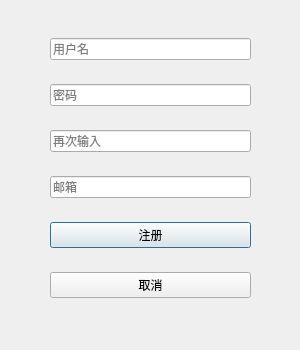
<?xml version="1.0" encoding="UTF-8"?>
<ui version="4.0">
 <class>Register</class>
 <widget class="QDialog" name="Register">
  <property name="geometry">
   <rect>
    <x>0</x>
    <y>0</y>
    <width>300</width>
    <height>350</height>
   </rect>
  </property>
  <property name="windowTitle">
   <string>Dialog</string>
  </property>
  <widget class="QWidget" name="layoutWidget">
   <property name="geometry">
    <rect>
     <x>50</x>
     <y>20</y>
     <width>201</width>
     <height>301</height>
    </rect>
   </property>
   <layout class="QVBoxLayout" name="verticalLayout">
    <item>
     <widget class="QLineEdit" name="lineEdit">
      <property name="maxLength">
       <number>15</number>
      </property>
      <property name="placeholderText">
       <string>用户名</string>
      </property>
      <property name="clearButtonEnabled">
       <bool>true</bool>
      </property>
     </widget>
    </item>
    <item>
     <widget class="QLineEdit" name="lineEdit_2">
      <property name="maxLength">
       <number>30</number>
      </property>
      <property name="echoMode">
       <enum>QLineEdit::Password</enum>
      </property>
      <property name="placeholderText">
       <string>密码</string>
      </property>
      <property name="clearButtonEnabled">
       <bool>true</bool>
      </property>
     </widget>
    </item>
    <item>
     <widget class="QLineEdit" name="lineEdit_3">
      <property name="maxLength">
       <number>20</number>
      </property>
      <property name="echoMode">
       <enum>QLineEdit::Password</enum>
      </property>
      <property name="placeholderText">
       <string>再次输入</string>
      </property>
      <property name="clearButtonEnabled">
       <bool>true</bool>
      </property>
     </widget>
    </item>
    <item>
     <widget class="QLineEdit" name="lineEdit_4">
      <property name="maxLength">
       <number>20</number>
      </property>
      <property name="echoMode">
       <enum>QLineEdit::Password</enum>
      </property>
      <property name="placeholderText">
       <string>邮箱</string>
      </property>
      <property name="clearButtonEnabled">
       <bool>true</bool>
      </property>
     </widget>
    </item>
    <item>
     <widget class="QPushButton" name="pushButton">
      <property name="text">
       <string>注册</string>
      </property>
     </widget>
    </item>
    <item>
     <widget class="QPushButton" name="pushButton_2">
      <property name="text">
       <string>取消</string>
      </property>
     </widget>
    </item>
   </layout>
  </widget>
 </widget>
 <resources/>
 <connections>
  <connection>
   <sender>pushButton_2</sender>
   <signal>clicked()</signal>
   <receiver>Register</receiver>
   <slot>close()</slot>
   <hints>
    <hint type="sourcelabel">
     <x>149</x>
     <y>291</y>
    </hint>
    <hint type="destinationlabel">
     <x>151</x>
     <y>315</y>
    </hint>
   </hints>
  </connection>
 </connections>
</ui>
